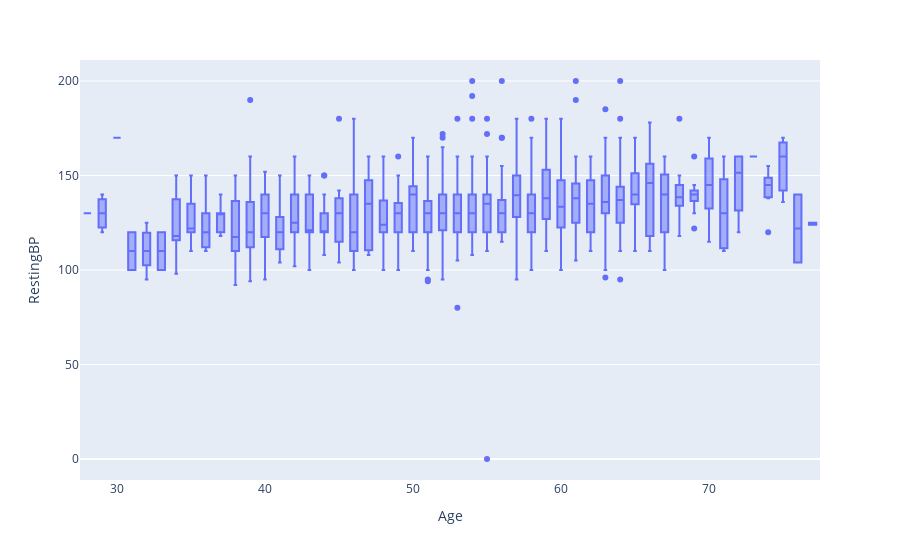

Notebook code cell kept with this figure:
### Code cell
px.box(data,x = "Age", y = "RestingBP")

### Figure 1 — Plotly figure (JSON) as saved in the notebook; plotly's stock layout.template omitted (floating-point values rounded to 4 significant figures; data arrays with more than 128 entries replaced by an {"elided": "..."} marker saying what was removed)
{"data": [{"alignmentgroup": "True", "hovertemplate": "Age=%{x}<br>RestingBP=%{y}<extra></extra>", "legendgroup": "", "marker": {"color": "#636efa"}, "name": "", "notched": false, "offsetgroup": "", "orientation": "v", "showlegend": false, "type": "box", "x": {"elided": "918 int values"}, "x0": " ", "xaxis": "x", "y": {"elided": "918 int values"}, "y0": " ", "yaxis": "y"}], "layout": {"boxmode": "group", "legend": {"tracegroupgap": 0}, "margin": {"t": 60}, "xaxis": {"anchor": "y", "domain": [0, 1], "title": {"text": "Age"}}, "yaxis": {"anchor": "x", "domain": [0, 1], "title": {"text": "RestingBP"}}}}
